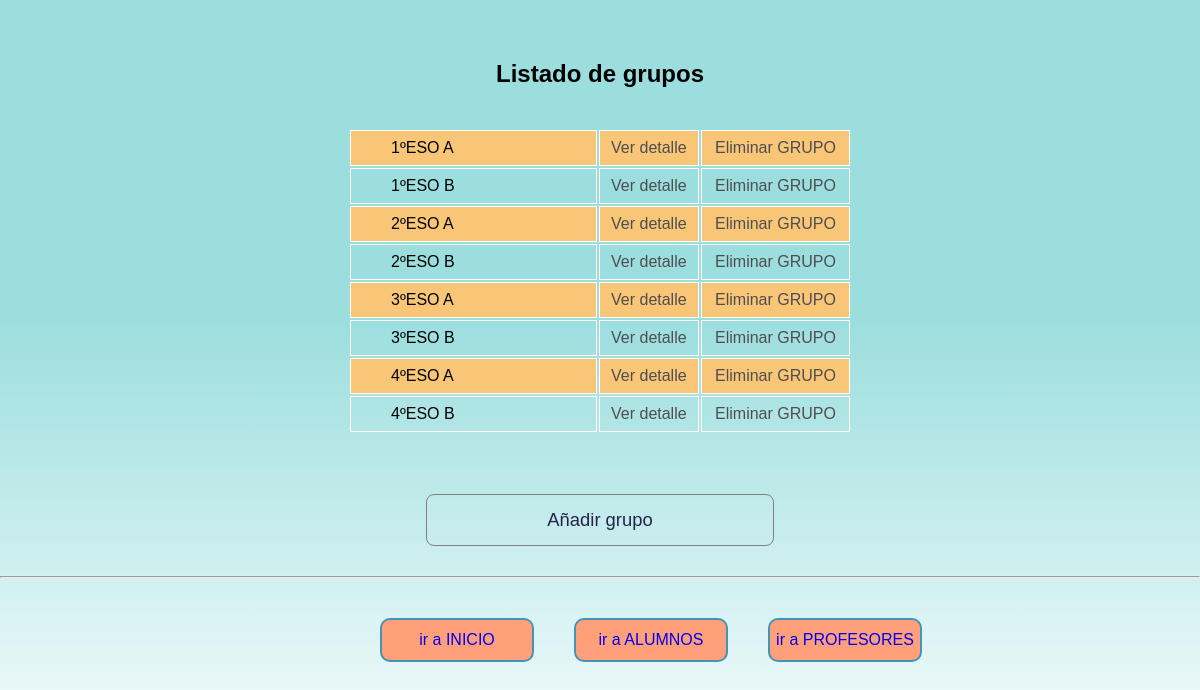
Page /murallas_reales/consulta_grupos.php on the committed database.
### tables this page shows
CREATE TABLE `grupo` (
  `id_grupo` int(11) NOT NULL,
  `nombre` varchar(100) NOT NULL,
  `curso` varchar(10) NOT NULL
);

### murallas_reales/consulta_grupos.php (the view, shortened to what this page needs)
<?php
include_once "./conectar.php";
$sql = "SELECT id_grupo, nombre FROM Grupo order by nombre";
$resultado = $conexion->query($sql);
echo "<h2>Listado de grupos</h2>";
echo "<section>";
echo "<table>";
if ($resultado->num_rows > 0) {
    while ($row = $resultado->fetch_assoc()) {
        $id = $row["id_grupo"];
        echo "<tr>";
        echo "<td>".$row["nombre"]."</td>
        <td><a href='consulta_detalleGrupo.php?idgrupo=".$id."'>Ver detalle</a></td>
        <td><a href='elimina_grupo.php?idgrupo=".$id."'>Eliminar GRUPO</a></td>";
        echo "</tr>";
    }
}
echo "</table>";
echo "</section>";
?>
<section class="add">
  <div class="add"><a href="./form_add_grupo.php">Añadir grupo</a>
</section>
<hr>
<nav>
    <div><a href="./index.php">ir a INICIO</a></div>
    <div><a href="./consulta_totalAlumnos.php">ir a ALUMNOS</a></div>
    <div><a href="./consulta_profesores.php">ir a PROFESORES</a></div>
</nav>

### murallas_reales/estilo.css (style rules this page uses)
* { font-family: Verdana, Geneva, Tahoma, sans-serif; box-sizing: content-box; padding: 0; margin: 0; }
a:link, a:visited, a:active { text-decoration:none; }
p, h2 { text-align: center; }
h2 { padding-top: 60px; }
section { width: 70%; margin: 40px 15% 50px 15%; display: flex; justify-content: center; align-items: center; }
section.add { margin: 0 15% 20px 15%; }
section.add a { color: rgb(36, 36, 74); font-size: 1.15em; }
nav { margin: 40px 30% 0 30%; width: 40%; display: flex; justify-content: space-between; align-items: center; }
nav div { min-width: 150px; height: 40px; border: solid rgb(68, 147, 184) 2px; margin: 0 20px 0 20px; border-radius: 10px; background-color:lightsalmon; display: flex; justify-content: center; align-items: center; }
div.add { width: 40%; height: 40px; margin: 10px 20% 10px 20%; padding: 5px; border: solid grey 1px; border-radius: 8px; background-color:transparent; display: flex; justify-content: center; align-items: center; }
table { border-collapse: separate; width: 60%; align-items: center; }
td, th { border: 1px solid white; text-align: left; padding: 8px; }
tr:nth-child(odd) { background-color: rgb(248, 198, 118); }
td { white-space: nowrap; width: 50px; text-align: center; }
td:first-child { width: 180px; text-align: left; padding-left: 40px; }
td a { color: rgb(78, 78, 80); }

### rows in the picture
grupo: nombre "1ºESO A"
grupo: nombre "1ºESO B"
grupo: nombre "2ºESO A"
grupo: nombre "2ºESO B"
grupo: nombre "3ºESO A"
grupo: nombre "3ºESO B"
grupo: nombre "4ºESO A"
grupo: nombre "4ºESO B"
